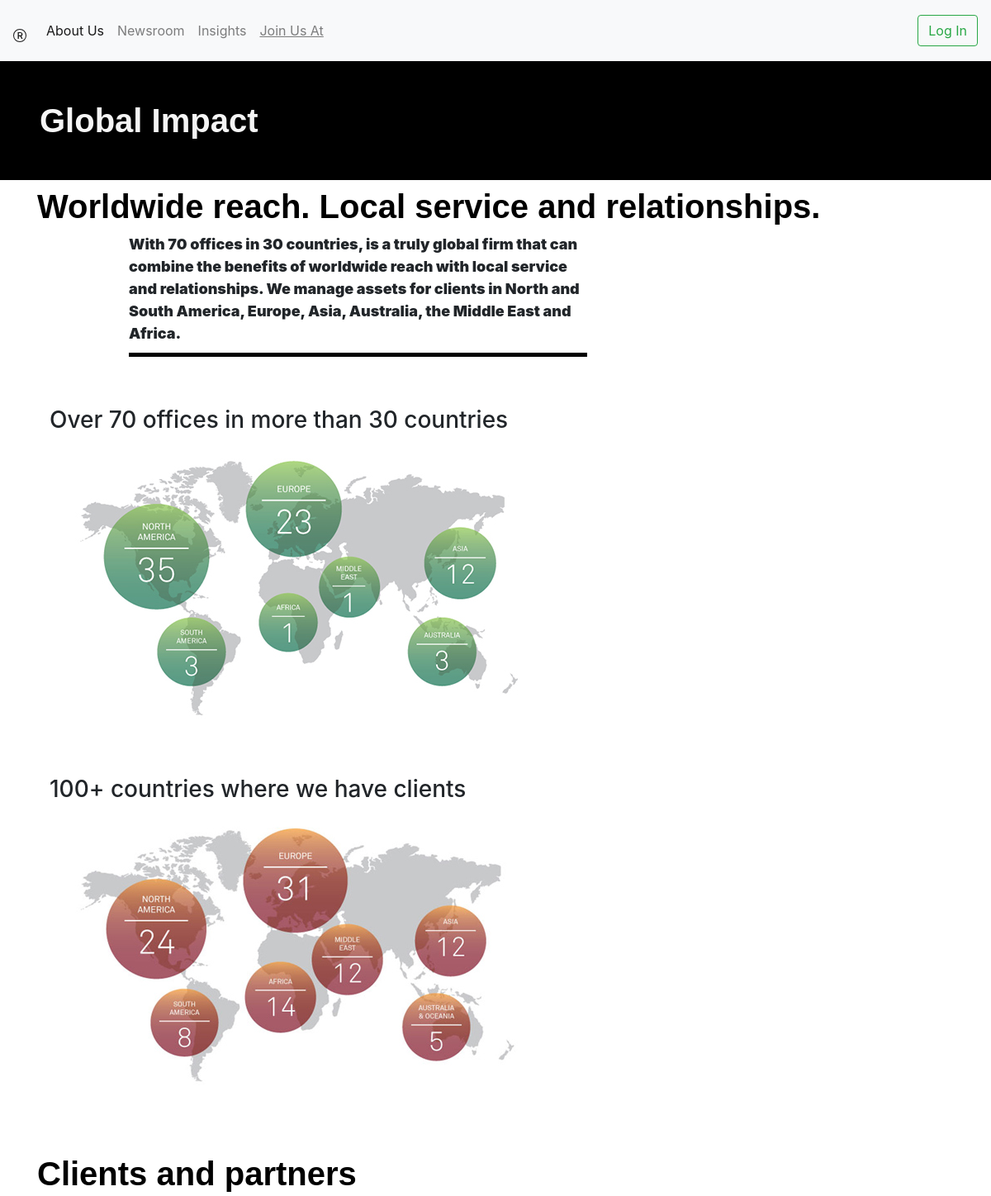
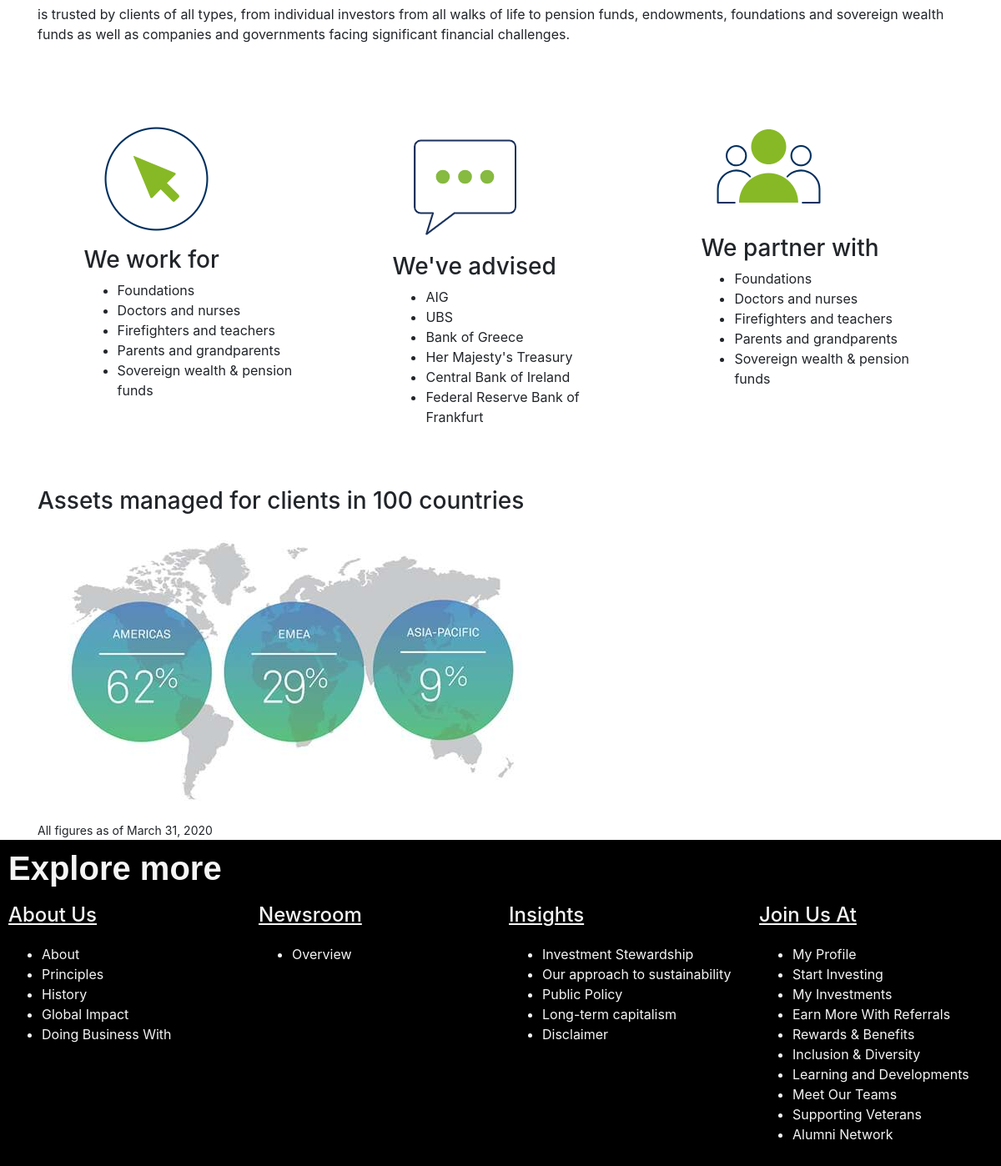
/about-us/global-impact/, run on an earlier commit of the app's database (2 pictures, top to bottom).
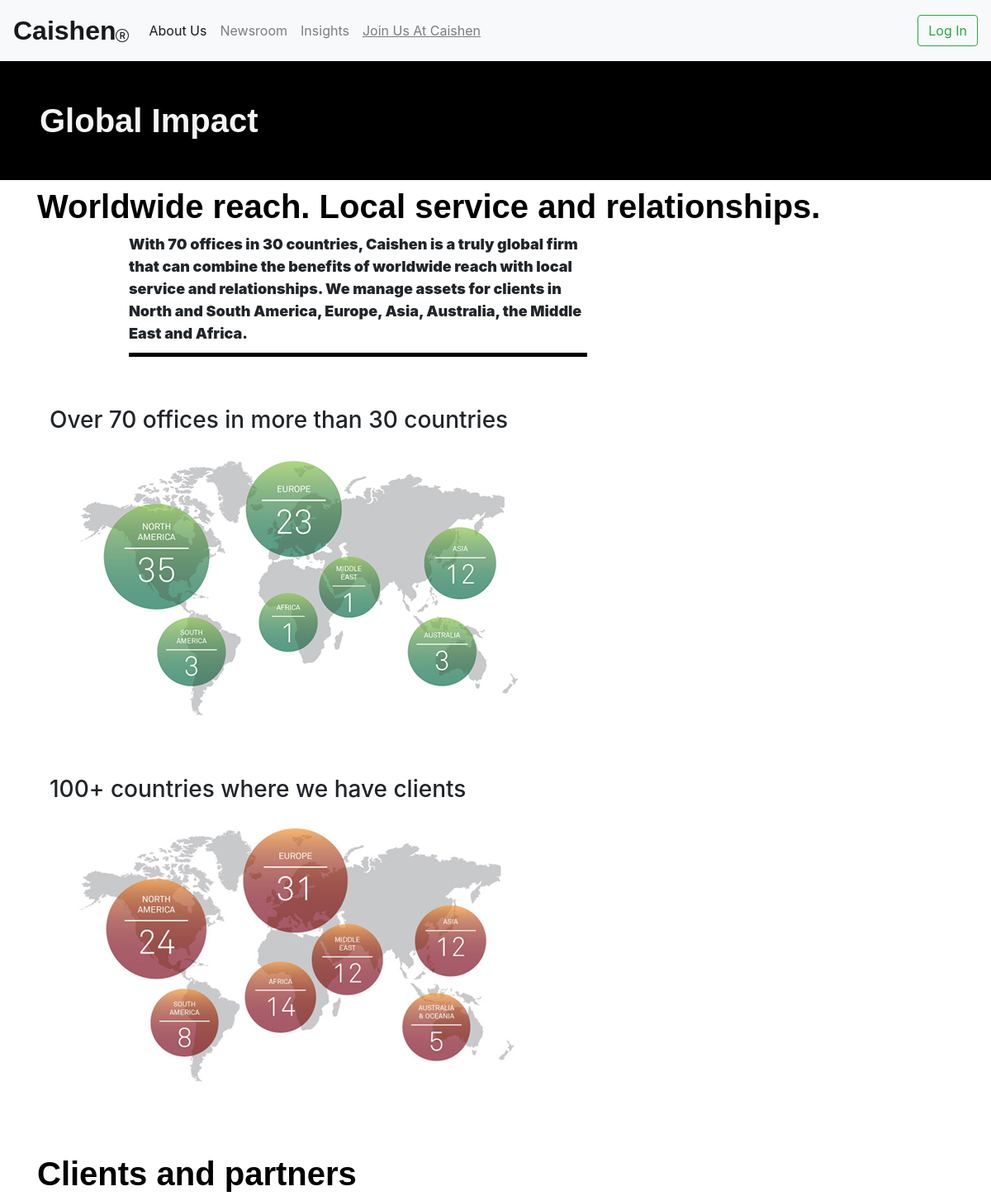
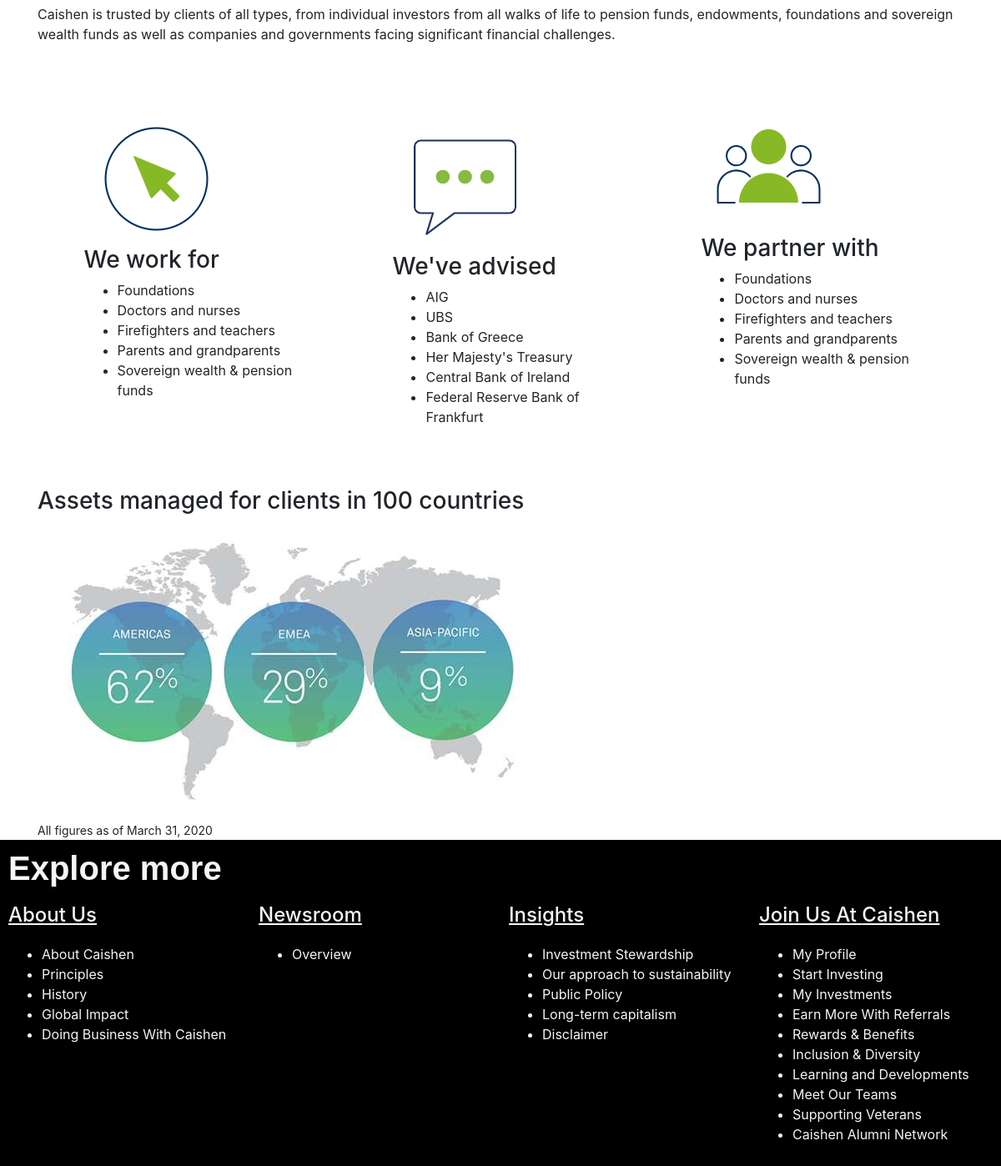
And on a later commit of the database (2 pictures, top to bottom).
### base/models.py (models this page shows, shortened)
class Company_name(models.Model):
    name = models.CharField(max_length=10)

### base/views.py (the view)
# urls.py: path('about-us/global-impact/', views.global_impact, name='global-impact'),
def global_impact(request):
    company_name = Company_name.objects.first()
    if request.user.is_authenticated:
        investor = Investor.objects.get(user = request.user)
        context ={'investor':investor, 'company_name':company_name}
        return render(request, 'base/global-impact.html', context)
    context ={'company_name':company_name}
    return render(request, 'base/global-impact.html', context)

### base/templates/base/global-impact.html (shortened to what this page needs)
{% extends 'base/base.html' %}
{% load static %}
    {% block content %}
    <div>
        <h1 class="about-us">
            Global Impact
        </h1>
    </div>
    <div class="container">
        <h1>
            Worldwide reach. Local service
            and relationships.
        </h1>
        <p class="about-text">
            With 70 offices in 30 countries, {{company_name.name}} is a truly global firm that can combine the benefits of worldwide
            reach with local service and relationships. We manage assets for clients in North and South America, Europe,
            Asia, Australia, the Middle East and Africa.
        </p>
    </div>
    <div style="margin: 5%;">
        <h3>
            Over 70 offices in more than 30 countries
        </h3>
        <img src="{% static 'images/countriess.png' %}" alt="countries" class="countries" />
    </div>
    <div style="margin: 5%;">
        <h3>
            100+ countries where we have clients
        </h3>
        <img src="{% static 'images/countries.png' %}" alt="countries" class="countries" />
    </div>
    <div class='container'>
        <h1>
            Clients and partners
        </h1>
        <p>
            {{company_name.name}} is trusted by clients of all types, from individual investors from all walks of life to pension
            funds, endowments, foundations and sovereign wealth funds as well as companies and governments facing
            significant financial challenges.
        </p>
        <div class="my_row2">
            <div class="my_col2">
                <img src="{% static 'images/pointer.png' %}" alt="we work for" />
                <h3>
                    We work for
                </h3>
                <ul>
                    <li>Foundations</li>
                   <li> Doctors and nurses</li>
                   <li> Firefighters and teachers </li>
                    <li>Parents and grandparents </li>
                    <li>Sovereign wealth & pension funds</li>
                </ul>
            </div>
            <div class="my_col2">
                <img src="{% static 'images/text-box.png' %}" alt="we work for" />
                <h3>
                    We've advised
                </h3>
                <ul>
                    <li>
                        AIG
                    </li>
                    <li>
                        UBS
                    </li>
                    <li>
                        Bank of Greece
                    </li>
                    <li>
                        Her Majesty's Treasury
                    </li>
                    <li>
                        Central Bank of Ireland
                    </li>
                    <li>
                        Federal Reserve Bank of Frankfurt
                    </li>
                </ul>
            </div>
            <div class="my_col2">
                <img src="{% static 'images/advisor.png' %}" alt="we work for" />
                <h3>
                    We partner with
                </h3>
                <ul>
                   <li> Foundations</li>
                   <li> Doctors and nurses </li>
                   <li> Firefighters and teachers </li>
                   <li> Parents and grandparents</li>
                    <li>Sovereign wealth & pension funds</li>
                </ul>
            </div>
        </div>
        <div>
            <h3>
                Assets managed for clients in 100 countries
            </h3>
            <img src="{% static 'images/ratio.png' %}" alt="assets managed" class="countries"/>
        </div>
        <small>
            All figures as of March 31, 2020
        </small>
    </div>
    {% endblock %}

### base/templates/base/base.html (shortened to what this page needs)
{% load static %}
<!DOCTYPE html>
<html lang="en">
<head>
    <link rel="stylesheet" href="https://cdn.jsdelivr.net/npm/bootstrap@4.6.2/dist/css/bootstrap.min.css"
>
    <link rel="stylesheet" href="{% static 'css/base.css' %}">
</head>
<body>
    <nav class="navbar navbar-expand-lg navbar-light bg-light">
        <a class="navbar-brand" href="{% url 'base:home' %}"><span id="logo">{{company_name.name}}</span> </a>
        <div class="collapse navbar-collapse" id="navbarSupportedContent">
            <ul class="navbar-nav mr-auto">
                <li class="nav-item active">
                    <a class="nav-link" data-toggle="collapse" href="#about-us" >About Us<span class="sr-only">(current)</span></a>
                </li>
                <li class="nav-item">
                    <a class="nav-link" data-toggle="collapse" href="#newsroom">Newsroom</a>
                </li>
                <li class="nav-item">
                    <a class="nav-link" data-toggle="collapse" href="#insights">Insights</a>
                </li>
                <li class="nav-item">
                    <a class="nav-link" style="text-decoration: underline;" data-toggle="collapse" href="#join-us">
                        {% if request.user.is_authenticated %}
                        My {{company_name.name}}
                        {% else %}
                        Join Us At {{company_name.name}}
                        {% endif %}
                    </a>
                </li>
            </ul>
            {% if user.is_authenticated %}
            <a class="btn btn-outline-success my-2 my-sm-0" href="{% url 'base:profile' %}">
                {{investor.first_name}}
            </a>
            {% else %}
                <a class="btn btn-outline-success my-2 my-sm-0" href="{% url 'base:login' %}">
                    Log In
                </a>
                {% endif %}
        </div>
    </nav>
    <div class="box">
        {% block content %}
        {% endblock %}
    </div>
    <div class="explore">
        <h1 class="explore_head">
            Explore more
        </h1>
        <div class="explore_col">
            <h4 class="explore_header">About Us</h4>
            <ul>
                <li>
                    <a class="bottom-links" href="{% url 'base:about-us' %}">
                    About {{company_name.name}}
                </a>
                </li>
                <li>
                    <a class="bottom-links" href="{% url 'base:principles' %}">
                    Principles
                </a>
                </li>
                <li>
                    <a class="bottom-links" href="{% url 'base:history' %}">
                    History
                </a>
                </li>
                <li>
                    <a class="bottom-links" href="{% url 'base:global-impact' %}">
                    Global Impact
                </a>
                </li>
                <li>
                    <a class="bottom-links" href="{% url 'base:business' %}">
                    Doing Business With {{company_name.name}}
                </a>
                </li>
            </ul>
        </div>
        <div class="explore_col">
            <h4 class="explore_header">Newsroom</h4>
            <ul>
                <li>
                    <a class="bottom-links" href="{% url 'base:news' %}">
                    Overview
                    </a>
                </li>
            </ul>
        </div>
        <div class="explore_col">
            <h4 class="explore_header">Insights</h4>
            <ul>
                <li>
                    <a class="bottom-links" href="{% url 'base:kis' %}">
                    Investment Stewardship
                </a>
                </li>
                <li>
                    <a class="bottom-links" href="{% url 'base:sustainability' %}">
                    Our approach to sustainability
                    </a>
                </li>
                <li>
                     <a class="bottom-links" href="{% url 'base:news' %}">
                    Public Policy
                    </a>
                </li>
                <li>
                    <a class="bottom-links" href="{% url 'base:capitalism' %}">
                    Long-term capitalism
                    </a>
                </li>
                <li>
                    <a class="bottom-links" href="{% url 'base:disclaimer' %}">
                    Disclaimer
                </a>
                </li>
            </ul>
        </div>
        <div class="explore_col">
            <h4 class="explore_header">Join Us At {{company_name.name}}</h4>
            <ul>
                <li>
                    <a class="bottom-links" href="{% url 'base:profile' %}">
                    My Profile
                </a>
                </li>
                <li>
                    <a class="bottom-links" href="{% url 'base:investing' %}">
                    Start Investing
                    </a>
                </li>
                <li>
                    <a class="bottom-links" href="{% url 'base:investments' %}">
                    My Investments
                </li>
                <li>
                    Earn More With Referrals
                </li>
                <li>
                    Rewards & Benefits
                </li>
                <li>
                    Inclusion & Diversity
                </li>
                <li>
                    Learning and Developments
                </li>
                <li>
                    Meet Our Teams
                </li>
                <li>
                    Supporting Veterans
                </li>
                <li>
                    {{company_name.name}} Alumni Network
                </li>
            </ul>
        </div>
    </div>
</body>
</html>

### static/css/base.css (style rules this page uses)
.bottom-links { color:whitesmoke; }
.bottom-links::before { color: whitesmoke; }
.about-text { font-weight: 900; font-size: large; width: 50%; margin-left: 10%; padding-bottom: 10px; border-bottom: solid; border-color: black; border-width: 5px; }
h1 { color: black; font-family: Arial, Helvetica, sans-serif; font-weight: 600; }
#logo { font-size: xx-large; font-weight: bolder; font-family: Helvetica, Arial, sans-serif; }
.about-us { background-color: black; color: whitesmoke; padding: 4%; }
.my_row2::after { content: ''; display: table; clear: both; }
.my_col2 { float: left; width: 33.33%; padding: 5%; }
.explore { background-color: black; color: whitesmoke; }
.explore::after { content: ''; display: table; clear: both; }
.explore_col { float: left; width: 25%; padding: 10px; }
.explore_head { color: whitesmoke; padding-top: 10px; padding-left: 10px; }
.explore_header { text-decoration: underline; margin-bottom: 20px; }
.countries { width: fit-content; }

What changed in the data, as far as the page shows it:
added Company_name: name "Caishen"
